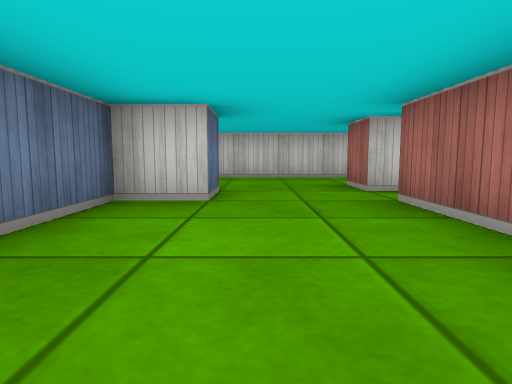
view 1 (above)

17 first-person views from a walk through a cub3D level. The camera is about half as high as the walls, tilts 6° down and sees 75° across. The floor is counted in squares. Each view is taken from the middle of a square. On the plan, view 1 faces up. The plan holds only what a view shows up to about 9 squares ahead; the rest is blank. The place goes on beyond the plan.

view 2
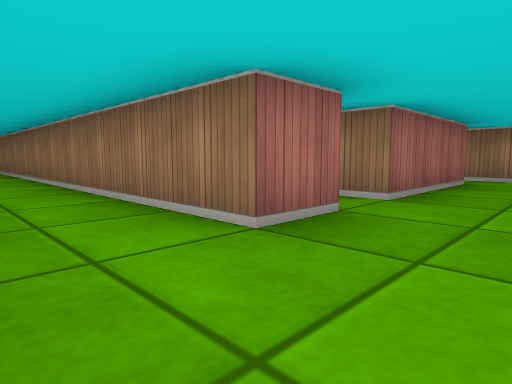

view 3
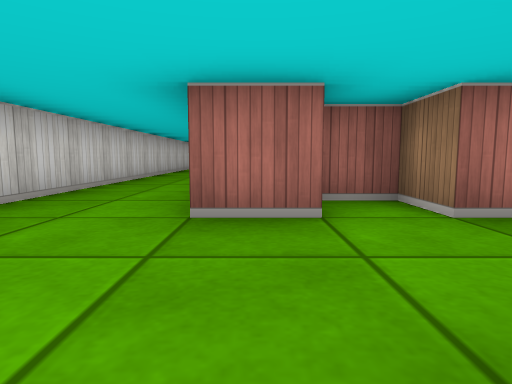

view 4
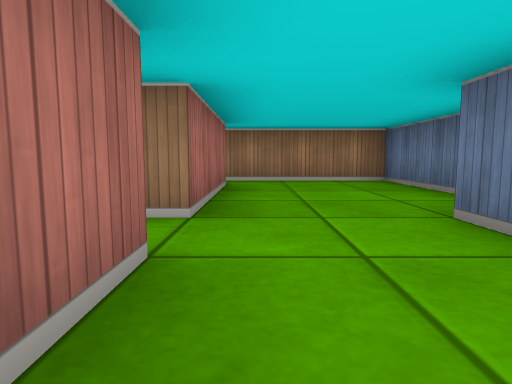

view 5
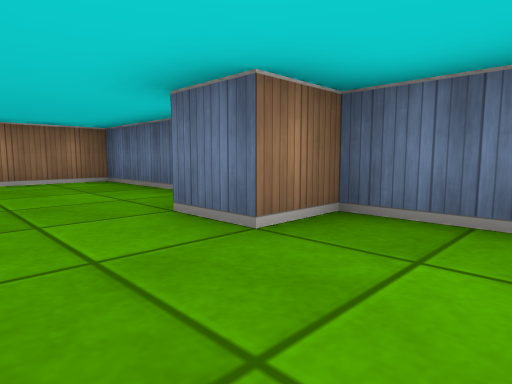

view 6
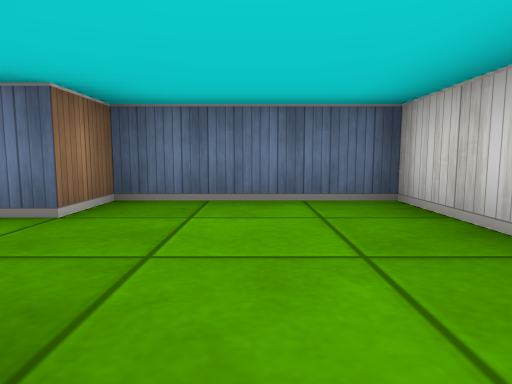

view 7
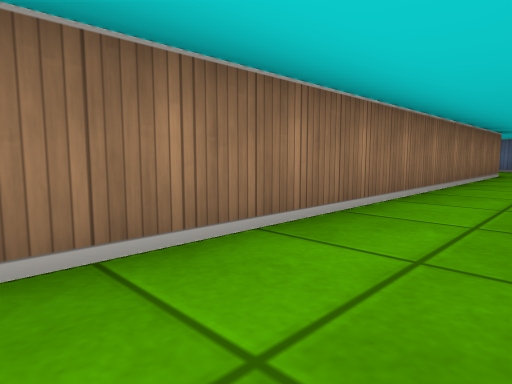

view 8
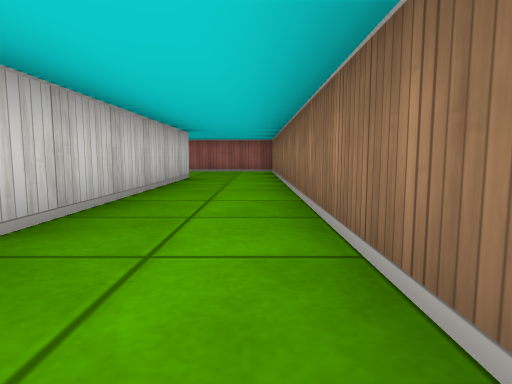

view 9
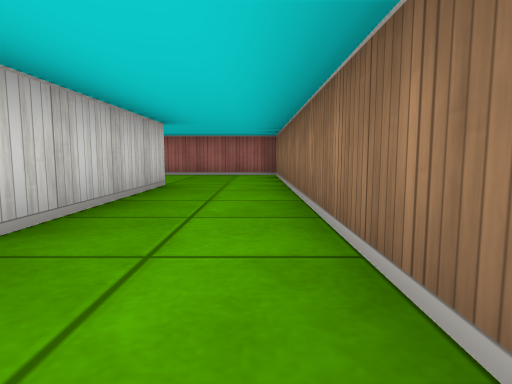

view 10
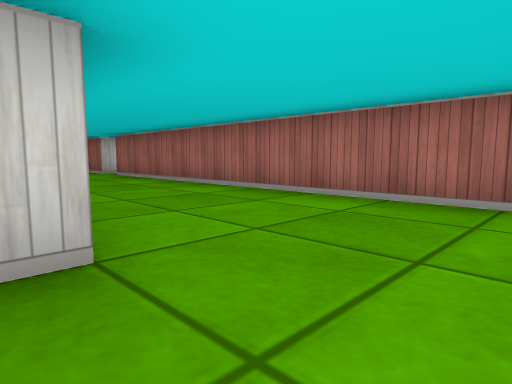

view 11
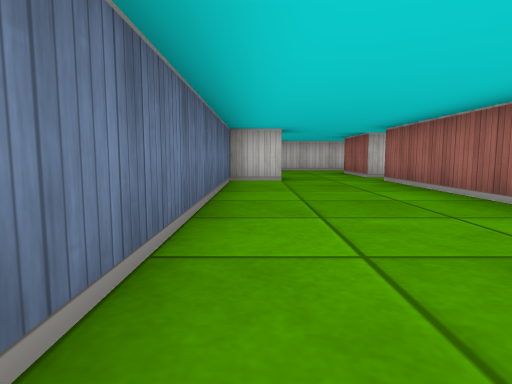

view 12
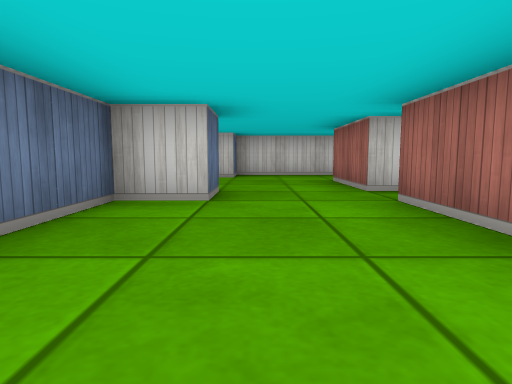

view 13
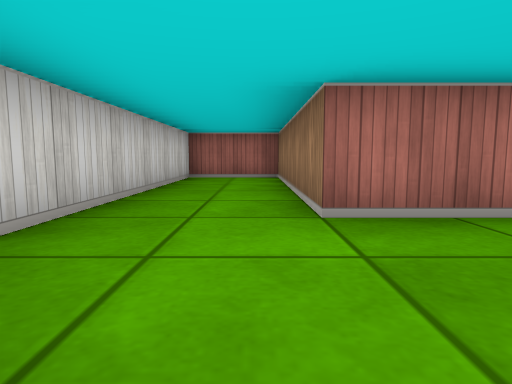

view 14
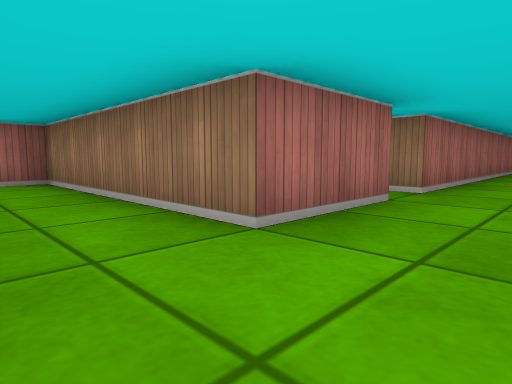

view 15
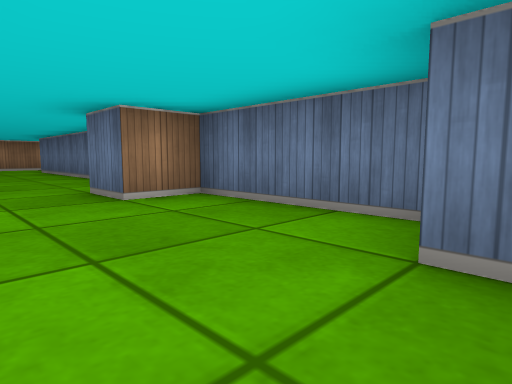

view 16
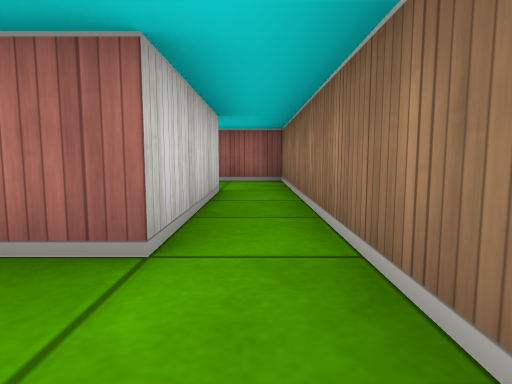

view 17
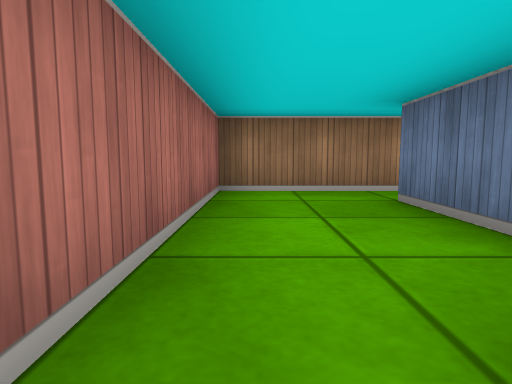

### Floor plan
Ten units are one square. View 1 is at (0, 0); x grows to the right and y downward. Boxes are objects, and circles mark ways between rooms. Rooms are numbered by the first view taken in them; rooms with no view inside come last. Other rooms are left out.
<svg viewBox="-20 -200 260 210">
<path fill="none" stroke="#000" d="M81 -75 -15 -75 -15 -45 -5 -45 -5 -35 -15 -35 -15 5 15 5M156 -75 99 -75M20 -45 15 -45 15 -55 185 -55 185 -145 190 -145M15 -5 15 -35 25 -35 25 -44M190 -155 185 -155 185 -175 235 -175 235 -195 165 -195 165 -185M155 -182 155 -155 165 -155 165 -145 155 -145 155 -85M45 -21 45 -5 15 -5M15 5 65 5 65 -35"/>
<circle cx="20" cy="0" r="3" fill="#2a7"/>
<text x="110" y="-70">1</text>
<text x="50" y="-10">2</text>
</svg>
Room 1 opens to room 2.

Where each view was taken, in squares from view 1:
view 1: 0 up, 0 right, facing up
view 2: 7 up, 0 right, facing down-right
view 3: 5 up, 1 left, facing right
view 4: 6 up, 1 right, facing down
view 5: 6 up, 1 right, facing down-left
view 6: 6 up, 2 right, facing left
view 7: 7 up, 11 right, facing down-left
view 8: 6 up, 8 right, facing right
view 9: 6 up, 10 right, facing right
view 10: 6 up, 15 right, facing up-right
view 11: 8 up, 16 right, facing up
view 12: 11 up, 17 right, facing up
view 13: 18 up, 16 right, facing right
view 14: 19 up, 17 right, facing down-right
view 15: 19 up, 18 right, facing down-left
view 16: 0 up, 0 right, facing right
view 17: 4 up, 6 right, facing down
